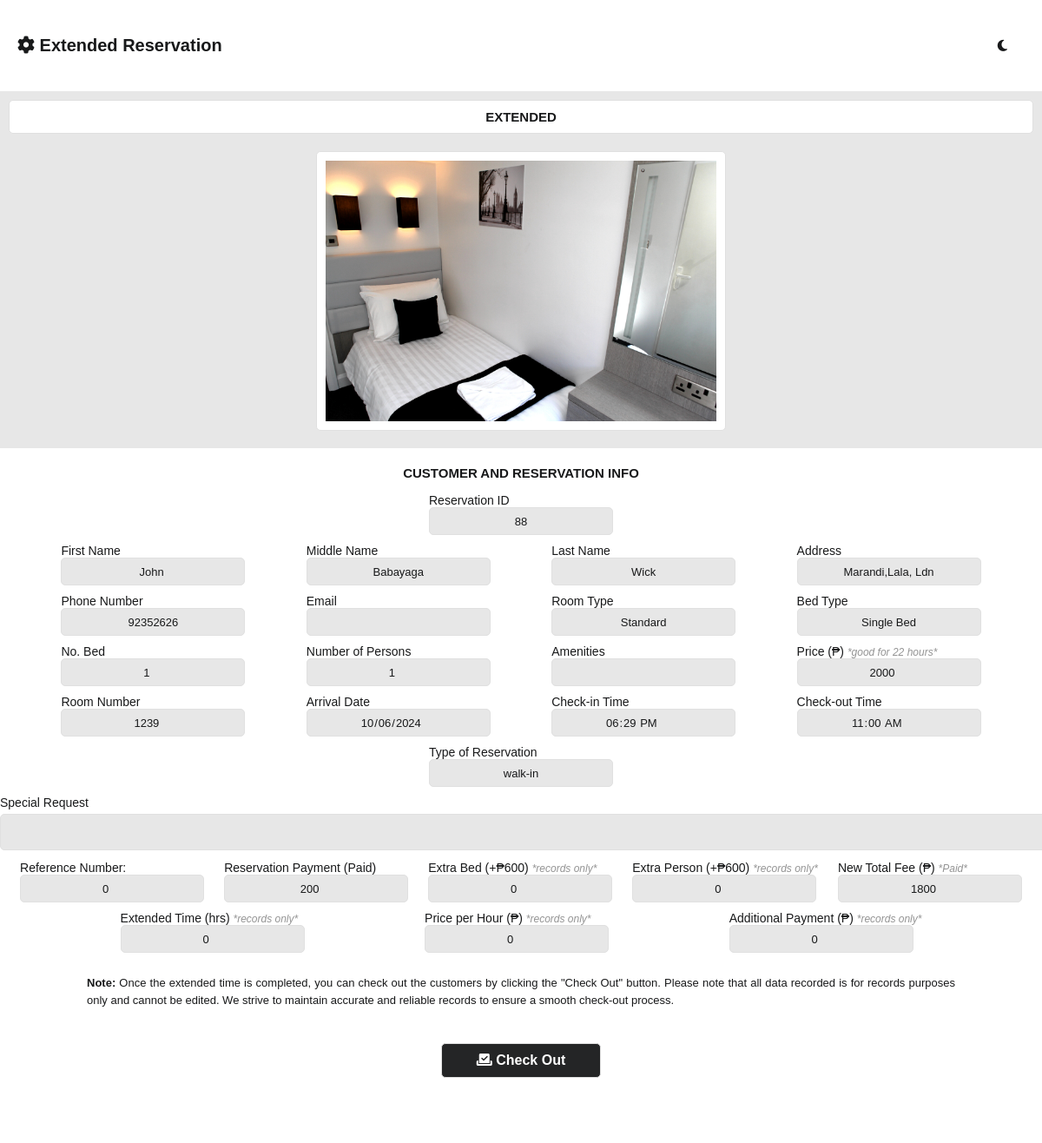
Screenshot of /admin/room_extended.php?manage_id=88 (signed in) with the database file from the repository.
### tables this page shows
CREATE TABLE `reserve_room_tbl` (
  `reserve_id` int(11) NOT NULL,
  `user_id` bigint(255) NOT NULL,
  `status` varchar(255) NOT NULL,
  `reservation_type` varchar(255) NOT NULL,
  `fname` varchar(255) NOT NULL,
  `mname` varchar(255) NOT NULL,
  `lname` varchar(255) NOT NULL,
  `address` varchar(255) NOT NULL,
  `phone_number` bigint(255) NOT NULL,
  `email` varchar(255) NOT NULL,
  `date_of_arrival` text NOT NULL,
  `time_of_arrival` time NOT NULL,
  `room_number` bigint(255) NOT NULL,
  `room_type` varchar(255) NOT NULL,
  `bed_type` varchar(255) NOT NULL,
  `bed_quantity` int(50) NOT NULL,
  `number_of_person` int(255) NOT NULL,
  `amenities` varchar(255) NOT NULL,
  `price` bigint(255) NOT NULL,
  `special_request` varchar(255) NOT NULL,
  `photo` varchar(255) NOT NULL,
  `reference_number` bigint(255) NOT NULL,
  `reservation_fee` bigint(255) NOT NULL,
  `extra_bed` int(255) NOT NULL,
  `extra_person` int(255) NOT NULL,
  `total_fee` bigint(255) NOT NULL,
  `extend_time` int(255) NOT NULL,
  `extend_price` bigint(255) NOT NULL,
  `additional_payment` bigint(255) NOT NULL,
  `time_out` time NOT NULL,
  `rejection_reason` text NOT NULL
);

### admin/room_extended.php (the view, shortened to what this page needs)
<?php
include('db_connect.php');
if (isset($_GET['manage_id'])) {
    $manage_id = $_GET['manage_id'];
    $manage_query = "SELECT * FROM reserve_room_tbl WHERE reserve_id = $manage_id";
    $manage_result = mysqli_query($con, $manage_query);
    $manage_data = mysqli_fetch_assoc($manage_result);
}
?>
<!DOCTYPE html>
<html lang="en">
<head>
    <?php
    include 'assets.php'
    ?>
    <link rel="stylesheet" type="text/css" href="css/main.css?v=<?php echo time(); ?>">
    <link rel="stylesheet" type="text/css" href="css/sidenav2.css?v=<?php echo time(); ?>">
    <link rel="stylesheet" type="text/css" href="css/allReservationRoomAndCottage.css?v=<?php echo time(); ?>">
</head>
<body>
    <main>
        <section class="middle-container">
            <div class="header-container">
                <div class="title-head">
                    <label for=""><i class="fa-solid fa-gear"></i> Extended Reservation</label>
                </div>
                <?php include 'icon-container.php' ?>
            </div>
            <div class="center-container">
                <div class="container">
                    <div class="header-label">
                        <label for="">EXTENDED</label>
                    </div>
                    <form method="post" action="" class="form-container">
                        <div class="info-container">
                            <div class="image-container">
                                <img name="photo" src="<?php echo $manage_data['photo']; ?>" alt="">
                            </div>
                            <div class="header-label2">
                                <label>CUSTOMER AND RESERVATION INFO</label>
                            </div>
                            <div class="line">
                                <div>
                                    <label>Reservation ID</label><br>
                                    <input value="<?php echo $manage_data['reserve_id']; ?>">
                                </div>
                            </div>
                            <div>
                                <div class="line">
                                    <div>
                                        <label>First Name</label><br>
                                        <input name="first_name" value="<?php echo $manage_data['fname']; ?>" disabled>
                                    </div>
                                    <div>
                                        <label>Middle Name</label><br>
                                        <input name="middle_name" value="<?php echo $manage_data['mname']; ?>" disabled>
                                    </div>
                                    <div>
                                        <label>Last Name</label><br>
                                        <input name="last_name" value="<?php echo $manage_data['lname']; ?>" disabled>
                                    </div>
                                    <div>
                                        <label>Address</label><br>
                                        <input name="address" value="<?php echo $manage_data['address']; ?>" disabled>
                                    </div>
                                </div>
                                <div class="line">
                                    <div>
                                        <label>Phone Number</label><br>
                                        <input name="phone_number" value="<?php echo $manage_data['phone_number']; ?>"
                                            disabled>
                                    </div>
                                    <div>
                                        <label>Email</label><br>
                                        <input class="notransform" name="email"
                                            value="<?php echo $manage_data['email']; ?>" disabled>
                                    </div>
                                    <div>
                                        <label>Room Type</label><br>
                                        <input name="room_type" value="<?php echo $manage_data['room_type']; ?>"
                                            disabled>
                                    </div>
                                    <div>
                                        <label>Bed Type</label><br>
                                        <input type="text" name="bed_type"
                                            value="<?php echo $manage_data['bed_type']; ?>" disabled>
                                    </div>
                                </div>
                                <div class="line">
                                    <div>
                                        <label>No. Bed</label><br>
                                        <input type="number" name="bed_quantity"
                                            value="<?php echo $manage_data['bed_quantity']; ?>" disabled>
                                    </div>
                                    <div>
                                        <label>Number of Persons</label><br>
                                        <input type="number" name="number_of_person"
                                            value="<?php echo $manage_data['number_of_person']; ?>" disabled>
                                    </div>
                                    <div>
                                        <label>Amenities</label><br>
                                        <input name="amenities" value="<?php echo $manage_data['amenities']; ?>"
                                            disabled>
                                    </div>
                                    <div>
                                        <label>Price (₱) <em id="goodfor">*good for 22 hours*</em></label><br>
                                        <input type="number" name="price" value="<?php echo $manage_data['price']; ?>"
                                            disabled>
                                    </div>
                                </div>
                                <div class="line">
                                    <div>
                                        <label>Room Number</label><br>
                                        <input type="number" class="notransform" name="room_number"
                                            value="<?php echo $manage_data['room_number']; ?>" disabled>
                                    </div>
                                    <div>
                                        <label>Arrival Date</label><br>
                                        <input type="date" class="notransform" name="date_of_arrival"
                                            value="<?php echo $manage_data['date_of_arrival']; ?>" disabled>
                                    </div>
                                    <div>
                                        <label>Check-in Time</label><br>
                                        <input type="time" name="time_of_arrival"
                                            value="<?php echo $manage_data['time_of_arrival']; ?>" disabled>
                                    </div>
                                    <div>
                                        <label>Check-out Time</label><br>
                                        <input type="time" name="time_out"
                                            value="<?php echo $manage_data['time_out']; ?>" disabled>
                                    </div>
                                </div>
                                <div class="line">
                                    <div>
                                        <label>Type of Reservation</label><br>
                                        <input type="text" class="notransform" name="reservation_type"
                                            value="<?php echo $manage_data['reservation_type']; ?>" disabled>
                                    </div>
                                </div>
                                <div class="line">
                                    <div>
                                        <label>Special Request</label><br>
                                        <textarea name="special_request" id=""
                                            disabled><?php echo $manage_data['special_request']; ?></textarea>
                                    </div>
                                </div>
                            </div>
                            <div class="line">
                                <div>
                                    <label>Reference Number:</label><br>
                                    <input type="number" value="<?php echo $manage_data['reference_number']; ?>" readonly>
                                </div>
                                <div>
                                    <label>Reservation Payment (Paid)</label><br>
                                    <input type="number" class="notransform" name="reservation_fee"
                                        value="<?php echo $manage_data['reservation_fee']; ?>" disabled>
                                </div>
                                <div>
                                    <label>Extra Bed (+₱600) <em id="goodfor">*records only*</em></label><br>
                                    <input type="number" class="notransform" name="extra_bed"
                                        value="<?php echo $manage_data['extra_bed']; ?>" disabled>
                                </div>
                                <div>
                                    <label>Extra Person (+₱600) <em id="goodfor">*records only*</em></label><br>
                                    <input type="number" name="extra_person"
                                        value="<?php echo $manage_data['extra_person']; ?>" disabled>
                                </div>
                                <div>
                                    <label>New Total Fee (₱) <em id="goodfor">*Paid*</em></label><br>
                                    <input type="number" name="total_fee"
                                        value="<?php echo $manage_data['total_fee']; ?>" disabled>
                                </div>
                            </div>
                            <div class="line">
                                <div>
                                    <label>Extended Time (hrs) <em id="goodfor">*records only*</em></label><br>
                                    <input type="number" class="notransform" name="extended_time"
                                        value="<?php echo $manage_data['extend_time']; ?>" disabled>
                                </div>
                                <div>
                                    <label>Price per Hour (₱) <em id="goodfor">*records only*</em></label><br>
                                    <input type="number" class="notransform" name="extended_price"
                                        value="<?php echo $manage_data['extend_price']; ?>" disabled>
                                </div>
                                <div>
                                    <label>Additional Payment (₱) <em id="goodfor">*records only*</em></label><br>
                                    <input type="number" class="notransform" name="additional_payment"
                                        value="<?php echo $manage_data['additional_payment']; ?>" disabled>
                                </div>
                            </div>
                            <div class="note">
                                <p>
                                    <b>Note:</b> Once the extended time is completed, you can check out the customers by
                                    clicking the "Check Out" button. Please note that all data recorded is for records
                                    purposes
                                    only and cannot be edited. We strive to maintain accurate and reliable records to
                                    ensure a
                                    smooth check-out process.
                                </p>
                            </div>
                        </div>
                        <div class="button-holder">
                            <button class="reject-btn" type="submit" name="checkOut"><i
                                    class="fa-solid fa-check-to-slot"></i> Check Out</button>
                        </div>
                    </form>
                </div>
            </div>
        </section>
    </main>
</body>
</html>

### rows the page displays
reserve_room_tbl: photo (picture), reserve_id "88", first_name "john", middle_name "Babayaga", last_name "wick", address "marandi,lala, ldn", phone_number "92352626", room_type "Standard", bed_type "Single Bed", bed_quantity "1", number_of_person "1", price "2000", room_number "1239", date_of_arrival "10/06/2024", time_of_arrival "18:29:00", time_out "11:00:00", reservation_type "walk-in", reference_number "0", reservation_fee "200", extra_bed "0", extra_person "0", total_fee "1800", extended_time "0", extended_price "0", additional_payment "0"
